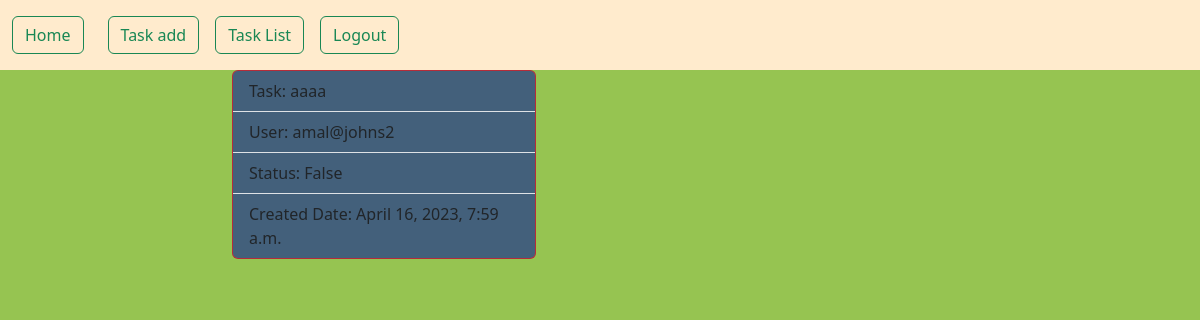
Screenshot of /task/5/ (signed in) with the database file from the repository.
### todo_app/models.py (models this page shows, shortened)
class Task(models.Model):
    task_name = models.CharField(max_length=200)
    user = models.ForeignKey(User, on_delete=models.CASCADE)
    status = models.BooleanField(default=False)
    created_date = models.DateTimeField(auto_now_add=True)

### todo_app/views.py (the view)
# urls.py: path('task/<int:pk>/',views.TaskDetailView.as_view(),name="task-detail"),
@method_decorator(sign_required,name="dispatch")
class TaskDetailView(View):
    model = Task
    template_name = "task-detail.html"
    def get(self,request,*args,**kw):
        id = kw.get('pk')
        qs = Task.objects.get(id = id)
        return render(request,self.template_name,{"task":qs})

### todo_app/views.py (called while the page is built)
def sign_required(fn):
    def wrapper(request,*args,**kw):
        if not request.user.is_authenticated:
            messages.error(request,"you should login first")
            return redirect("signin")
        return fn(request,*args,**kw)
    return wrapper

### todo_app/templates/task-detail.html (shortened to what this page needs)
{%extends 'base.html'%}
{%block body_block%}
<div class="row">
    <div class="col-2"></div>
    <div class="col-8">
        <div class="card bg-danger" style="width: 19rem;">
            <ul class="list-group list-group-flush">
              <li class="list-group-item " style="background-color: rgb(67, 96, 123);">Task: {{task.task_name}}</li>
              <li class="list-group-item " style="background-color: rgb(67, 96, 123);">User: {{task.user}}</li>
              <li class="list-group-item " style="background-color: rgb(67, 96, 123);">Status: {{task.status}}</li>
              <li class="list-group-item " style="background-color: rgb(67, 96, 123);">Created Date: {{task.created_date}}</li>
            </ul>
          </div>
    </div>
    <div class="col-2"></div>
</div>
{%endblock%}

### rows the page displays
Task: task_name "aaaa", user "amal@johns2", status "False", created_date "April 16, 2023, 7:59 a.m."
